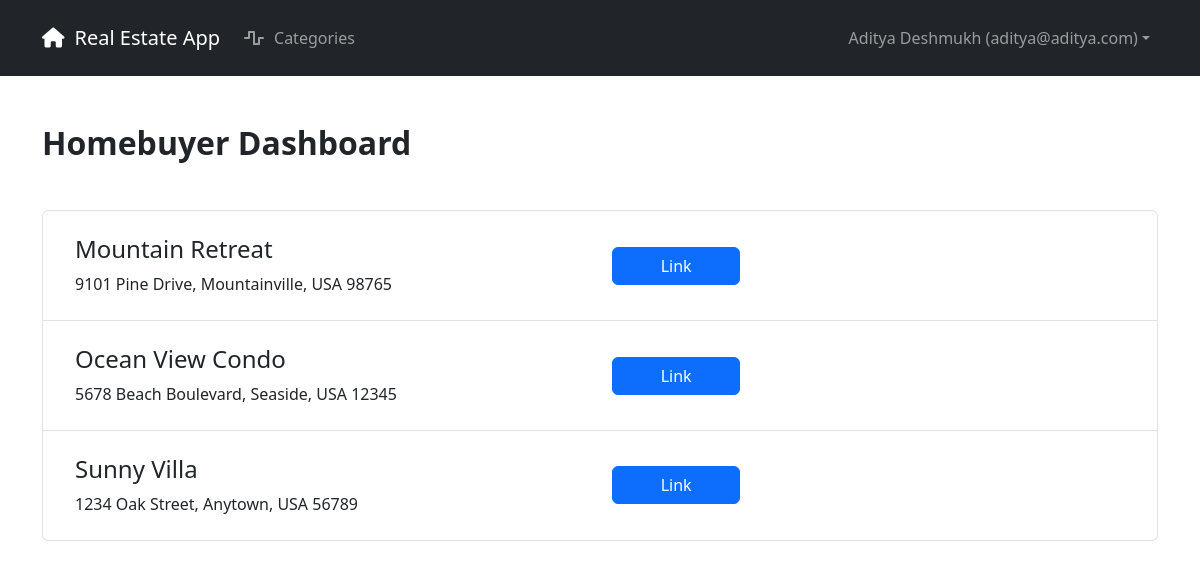
The app's page / (signed in) with its own data.
### realestate/apps/appauth/models.py (models this page shows, shortened)
class User(AbstractUser, PermissionsMixin):
    id = models.UUIDField(primary_key=True, default=uuid.uuid4, editable=False)
    email = models.EmailField(
        unique=True,
        verbose_name="Email Address",
        error_messages={"unique": ("A user with this email already exists.")},
    )
    first_name = models.CharField(max_length=30, verbose_name="First Name")
    last_name = models.CharField(max_length=30, verbose_name="Last Name")
    phone = models.CharField(
        max_length=10,
        verbose_name="Phone Number",
        blank=True,
        validators=[
            RegexValidator(
                regex="^[0-9-()+]{10,20}$",
                message=("Please enter a valid phone number."),
                code="phone_format",
            )
        ],
    )
    is_staff = models.BooleanField(
        default=False,
        help_text=("Designates whether the user can log into this admin site."),
        verbose_name="Staff Status",
    )
    is_active = models.BooleanField(
        default=True,
        help_text=(
            "Designates whether this user should be treated as active. Unselect this instead of deleting accounts."
        ),
        verbose_name="Active",
    )
    objects = UserManager()
    EMAIL_FIELD = "email"
    USERNAME_FIELD = "email"
    REQUIRED_FIELDS = ["first_name", "last_name"]
    _ALL_TYPES_ALLOWED = set(["Homebuyer", "Realtor"])
    _HOMEBUYER_ONLY = set(["Homebuyer"])
    _REALTOR_ONLY = set(["Realtor"])
    class Meta:
        verbose_name = "User"
        verbose_name_plural = "Users"
    def get_full_name(self):
        return f"{self.first_name} {self.last_name}".strip()
    @property
    def role_object(self):
        has_homebuyer = hasattr(self, "homebuyer")
        has_realtor = hasattr(self, "realtor")
        if has_homebuyer:
            if has_realtor:
                raise IntegrityError(
                    f"User {str(self)} is registered as both a Homebuyer and a Realtor, which is not valid."
                )
            return self.homebuyer
        elif has_realtor:
            return self.realtor
        return None

### realestate/apps/core/models.py (models this page shows, shortened)
class BaseModel(models.Model):
    id = models.UUIDField(primary_key=True, default=uuid.uuid4, editable=False)
    class Meta:
        abstract = True

class ValidateCategoryCoupleMixin(object):
    def _validate_categories_and_couples(self):
        if not self.pk:
            return
        category_couple_ids = set(self.categories.values_list("couple", flat=True))
        if category_couple_ids:
            if (
                len(category_couple_ids) > 1
                or self.couple_id not in category_couple_ids
            ):
                raise ValidationError("Invalid categories for this couple.")
        return

class House(BaseModel, ValidateCategoryCoupleMixin):
    _NICKNAME_MIN_LENGTH = 1
    nickname = models.CharField(max_length=128, verbose_name="Nickname")
    address = models.TextField(blank=True, verbose_name="Address")
    couple = models.ForeignKey(
        "core.Couple", verbose_name="Couple", on_delete=models.CASCADE
    )
    categories = models.ManyToManyField(
        "core.Category", through="core.Grade", verbose_name="Categories"
    )
    def __str__(self):
        return self.nickname
    def evaluation_url(self):
        return reverse("eval", kwargs={"house_id": self.id})
    class Meta:
        ordering = ["nickname"]
        unique_together = (("nickname", "couple"),)
        verbose_name = "House"
        verbose_name_plural = "Houses"

### realestate/apps/core/views.py (the view)
# urls.py: path("", CoreViews.HomeView.as_view(), name="home"),
class HomeView(BaseView):
    def get(self, request, *args, **kwargs):
        if Realtor.objects.filter(user=request.user).exists():
            return render(request, "core/realtorHome.html")
        couple = Couple.objects.filter(homebuyer__user=request.user).first()
        house = House.objects.filter(couple=couple)
        return render(
            request, "core/homebuyerHome.html", {"couple": couple, "house": house}
        )

### realestate/apps/core/models.py (called while the page is built)
    @property
    def role_type(self):
        return "Homebuyer"

### realestate/apps/core/views.py (called while the page is built)
    def _permission_check(self, request, role, *args, **kwargs):
        return True

    @method_decorator(login_required)
    def dispatch(self, request, *args, **kwargs):
        role = request.user.role_object
        if role.role_type in self._USER_TYPES_ALLOWED:
            if self._permission_check(request, role, *args, **kwargs):
                return super(BaseView, self).dispatch(request, *args, **kwargs)
        raise PermissionDenied

### realestate/templates/core/homebuyerHome.html (shortened to what this page needs)
{% extends "base.html" %}
{% load django_bootstrap5 %}
{% block body %}
    <div class="mt-5">
        <h2>
            <strong>Homebuyer Dashboard</strong>
        </h2>
        <ul class="list-group mt-5">
            {% for home in house %}
                <li class="list-group-item">
                    <div class="row d-flex align-items-center my-3 mx-1">
                        <div class="col-sm-6">
                            <h4>{{ home }}</h4>
                            <p class="m-0">{{ home.address }}</p>
                        </div>
                        <div class="col-sm-6">
                            <p class="m-0">
                                <a href="{{ home.evaluation_url }}"
                                   role="button"
                                   class="btn btn-primary w-25">Link</a>
                            </p>
                        </div>
                    </div>
                </li>
            {% endfor %}
        </ul>
    </div>
{% endblock body %}

### realestate/templates/base.html (shortened to what this page needs)
{% load django_bootstrap5 %}
{% load static %}
<!DOCTYPE html>
<html>
    <head>
        {% bootstrap_css %}
    </head>
    <body>
        <nav class="navbar navbar-expand-lg navbar-dark bg-dark">
            <div class="container container-fluid">
                <div class="navbar-header d-flex align-items-center" style="height:60px">
                    <a class="navbar-brand" href="{% url 'home' %}">
                        <i class="fa-solid fa-house" style="margin-right:10px"></i>Real Estate App
                    </a>
                </div>
                <div class="collapse navbar-collapse" id="navbarSupportedContent">
                    <ul class="navbar-nav me-auto mb-2 mb-lg-0">
                        {% if user.is_authenticated %}
                            <li class="nav-item">
                                <a href="#" class="nav-link">
                                    <i class="fa-solid fa-wave-square" style="margin-right:10px"></i>Categories
                                </a>
                            </li>
                        {% endif %}
                    </ul>
                    <ul class="nav navbar-nav navbar-right">
                        {% if user.is_authenticated %}
                            <li class="nav-item dropdown">
                                <a class="nav-link dropdown-toggle"
                                   href="#"
                                   id="navbarDarkDropdownMenuLink"
                                   role="button"
                                   data-bs-toggle="dropdown"
                                   aria-expanded="false">{{ user.get_full_name|default:"User" }} ({{ user.email }})</a>
                            </li>
                        {% else %}
                            <li>
                                <a href="{% url 'login' %}" class="nav-link">
                                    <i class="fa-solid fa-right-to-bracket" style="margin-right:10px"></i>Login
                                </a>
                            </li>
                        {% endif %}
                    </ul>
                </div>
            </div>
        </nav>
        <div class="container">
            {% block body %}
            {% endblock body %}
        </div>
    </body>
</html>

### records on screen
User: get_full_name "Aditya Deshmukh", email "aditya@aditya.com"
House: nickname "Mountain Retreat", address "9101 Pine Drive, Mountainville, USA 98765"
House: nickname "Ocean View Condo", address "5678 Beach Boulevard, Seaside, USA 12345"
House: nickname "Sunny Villa", address "1234 Oak Street, Anytown, USA 56789"
